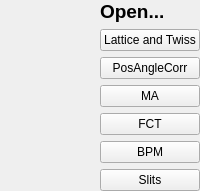
       <widget class="QWidget" name="widget_LTBApp" native="true">
        <property name="sizePolicy">
         <sizepolicy hsizetype="Preferred" vsizetype="Maximum">
          <horstretch>0</horstretch>
          <verstretch>0</verstretch>
         </sizepolicy>
        </property>
        <layout class="QGridLayout" name="gridLayout_13">
         <property name="leftMargin">
          <number>0</number>
         </property>
         <property name="topMargin">
          <number>0</number>
         </property>
         <property name="rightMargin">
          <number>0</number>
         </property>
         <property name="bottomMargin">
          <number>0</number>
         </property>
         <item row="3" column="1">
          <widget class="QPushButton" name="pushButton_LTB_PosAngleCorrApp">
           <property name="sizePolicy">
            <sizepolicy hsizetype="Minimum" vsizetype="Preferred">
             <horstretch>0</horstretch>
             <verstretch>0</verstretch>
            </sizepolicy>
           </property>
           <property name="text">
            <string>PosAngleCorr</string>
           </property>
          </widget>
         </item>
         <item row="5" column="1">
          <widget class="QPushButton" name="pushButton_FCTApp">
           <property name="sizePolicy">
            <sizepolicy hsizetype="Minimum" vsizetype="Preferred">
             <horstretch>0</horstretch>
             <verstretch>0</verstretch>
            </sizepolicy>
           </property>
           <property name="text">
            <string>FCT</string>
           </property>
          </widget>
         </item>
         <item row="1" column="1">
          <widget class="QLabel" name="label_LTBApp">
           <property name="sizePolicy">
            <sizepolicy hsizetype="Preferred" vsizetype="Maximum">
             <horstretch>0</horstretch>
             <verstretch>0</verstretch>
            </sizepolicy>
           </property>
           <property name="maximumSize">
            <size>
             <width>200</width>
             <height>16777215</height>
            </size>
           </property>
           <property name="styleSheet">
            <string notr="true">font-size:14pt;
font-weight:bold;
</string>
           </property>
           <property name="text">
            <string>Open...</string>
           </property>
          </widget>
         </item>
         <item row="4" column="1">
          <widget class="QPushButton" name="pushButton_LTB_MAApp">
           <property name="sizePolicy">
            <sizepolicy hsizetype="Minimum" vsizetype="Preferred">
             <horstretch>0</horstretch>
             <verstretch>0</verstretch>
            </sizepolicy>
           </property>
           <property name="text">
            <string>MA</string>
           </property>
          </widget>
         </item>
         <item row="6" column="1">
          <widget class="QPushButton" name="pushButton_LTB_BPMApp">
           <property name="sizePolicy">
            <sizepolicy hsizetype="Minimum" vsizetype="Preferred">
             <horstretch>0</horstretch>
             <verstretch>0</verstretch>
            </sizepolicy>
           </property>
           <property name="text">
            <string>BPM</string>
           </property>
          </widget>
         </item>
         <item row="9" column="1">
          <widget class="QPushButton" name="pushButton_SplitApp">
           <property name="sizePolicy">
            <sizepolicy hsizetype="Minimum" vsizetype="Preferred">
             <horstretch>0</horstretch>
             <verstretch>0</verstretch>
            </sizepolicy>
           </property>
           <property name="text">
            <string>Slits</string>
           </property>
          </widget>
         </item>
         <item row="2" column="1">
          <widget class="QPushButton" name="pushButton_LatticeAndTwiss">
           <property name="sizePolicy">
            <sizepolicy hsizetype="Minimum" vsizetype="Preferred">
             <horstretch>0</horstretch>
             <verstretch>0</verstretch>
            </sizepolicy>
           </property>
           <property name="text">
            <string>Lattice and Twiss</string>
           </property>
          </widget>
         </item>
         <item row="4" column="0">
          <spacer name="horizontalSpacer_3">
           <property name="orientation">
            <enum>Qt::Horizontal</enum>
           </property>
           <property name="sizeHint" stdset="0">
            <size>
             <width>40</width>
             <height>20</height>
            </size>
           </property>
          </spacer>
         </item>
        </layout>
       </widget>
